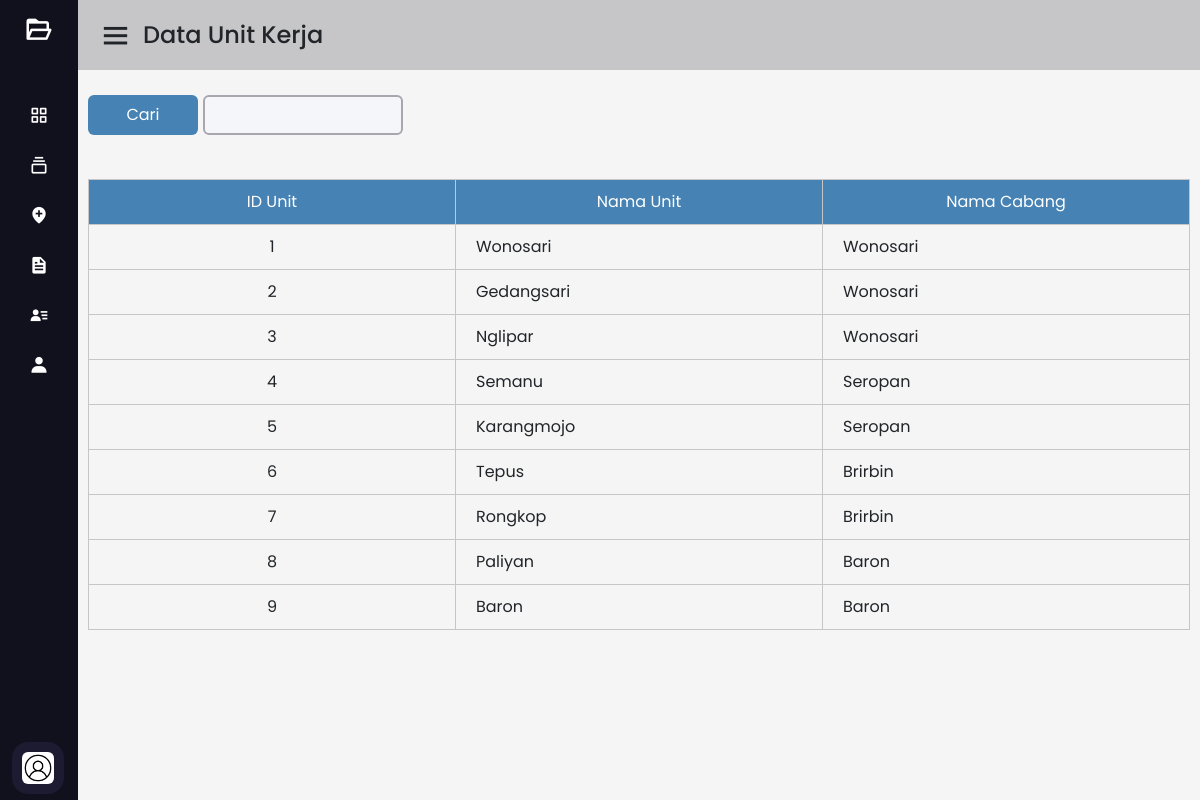
The app's page /unit.php (signed in) with its own data.
### tables this page shows
CREATE TABLE `unit` (
  `id_unit` int(10) NOT NULL,
  `nama_unit` varchar(50) NOT NULL,
  `id_cabang` int(10) NOT NULL
);

CREATE TABLE `cabang` (
  `id_cabang` int(10) NOT NULL,
  `nama_cabang` varchar(50) NOT NULL
);

### unit.php (the view, shortened to what this page needs)
<?php
include "sidebar.php" ?>
<section class="home-section">
    <nav>
        <div class="sidebar-button">
        <i class='bx bx-menu'></i>
            <span class="dashboard">Data Unit Kerja</span>
        </div>
    </nav>
    <div class="home-content">
        <div class="dashboard-content">
            <div class="search-box">
            <form method="GET" action="unit.php">
                <input type="text" name="kata_cari" value="<?php if(isset($_GET['kata_cari'])) { echo $_GET['kata_cari']; } ?>"  />
		        <button type="submit" class="srcbtn">Cari</button>
                </form>
            </div>
<br>
            <div class="table-ds">
                <?php
                include 'koneksi/koneksi.php';
                if(isset($_GET['kata_cari'])) {
                    $kata_cari = $_GET['kata_cari'];
                    $query = "SELECT * FROM unit JOIN cabang ON unit.id_cabang = cabang.id_cabang WHERE id_unit like '%".$kata_cari."%' OR nama_unit like '%".$kata_cari."%' OR nama_cabang like '%".$kata_cari."%' ORDER BY id_unit ASC";
                } else {
                    $query = "SELECT * FROM unit JOIN cabang ON unit.id_cabang = cabang.id_cabang ORDER BY id_unit ASC";
                }
                $result = mysqli_query($koneksi,$query);
                echo '<table class="tabel-unit">
                    <tr>
                        <th>ID Unit</th>
                        <th>Nama Unit</th>
                        <th>Nama Cabang</th>
                    </tr>
                    <tr>';
                    while ($row = mysqli_fetch_array($result))
                    {
                        echo '<tr>
                                <td class="tcenter">'.$row['id_unit'].'</td>
                                <td>'.$row['nama_unit'].'</td>
                                <td>'.$row['nama_cabang'].'</td>
                                ';
                    }?>
                    <?php
                    echo '
                    </tr>
                    </table>';
                    ?>
            </div>
        </div>
    </div>
</section>

### style/style.css (style rules this page uses)
* { margin: 0; padding: 0; box-sizing: border-box; font-family: 'Poppins', sans-serif; }
.home-section { background-color:#f5f5f5; position: relative; min-height: 100vh; left: calc(100% - 260px); left: 260px; transition: all 0.5s ease; }
.sidebar.close ~ .home-section { width: calc(100% - 78px); left: 78px; }
.home-section nav { height: 70px; background: #c6c5c7; padding: 0 20px; display: flex; align-items: center; justify-content: space-between; position:fixed; width: 100%; z-index:9999; }
.home-section nav .sidebar-button { display: flex; align-items: center; font-size: 24px; font-weight: 500; }
.home-section nav .sidebar-button i { font-size: 35px; margin-right: 10px; }
.home-content .dashboard-content { position: relative; padding: 20px; top: 30%; padding: 90px 5px; }
.home-content .dashboard-content .search-box { position: relative; padding: 5px; }
.home-content .dashboard-content .search-box input { position: absolute; height: 40px; width: 200px; border-radius: 6px; padding: 0 15px; font-size: 16px; background: #F5F6FA; border: 2px solid #a9a6ae; outline: none; left: 120px; }
.srcbtn { border-radius: 6px; height: 40px; width: 110px; padding: 0 15px; font-size: 16px; background:#4682B4; text-align: center; color: #FFF; border: none; }
.home-content .dashboard-content .table-ds { position: relative; padding: 5px; top: 10px; overflow: auto; }
.tabel-dashboard th, td { padding: 10px 20px; text-align: left; border: 1px solid #c6c5c7; word-wrap: normal; max-width: 80px; }
.tcenter { text-align: center; }
.tabel-aset th, td { padding: 10px 20px; text-align: left; border: 1px solid #c6c5c7; word-wrap: normal; max-width: 80px; }
.tabel-riwayat th, td { padding: 10px 20px; text-align: left; border: 1px solid #c6c5c7; word-wrap: normal; max-width: 80px; }
.tabel-cabang th, td { padding: 10px 20px; text-align: left; border: 1px solid #c6c5c7; word-wrap: normal; max-width: 80px; }
.tabel-unit { border-radius: 6px; border-collapse: collapse; width: 100%; overflow: auto; }
.tabel-unit tr th { text-align: center; background: #4682B4; color: #fff; font-weight: normal; border: 1px solid #c6c5c7; }
.tabel-unit th, td { padding: 10px 20px; text-align: left; border: 1px solid #c6c5c7; word-wrap: normal; max-width: 80px; }
.tabel-lokasi th, td { padding: 10px 20px; text-align: left; border: 1px solid #c6c5c7; word-wrap: normal; max-width: 80px; }
.tabel-pengadaan th, td { padding: 10px 20px; text-align: left; border: 1px solid #c6c5c7; word-wrap: normal; max-width: 80px; }
.tabel-rekanan th, td { padding: 10px 20px; text-align: left; border: 1px solid #c6c5c7; word-wrap: normal; max-width: 80px; }
.tabel-admin th, td { padding: 10px 20px; text-align: left; border: 1px solid #c6c5c7; word-wrap: normal; max-width: 80px; }
.tabel-index th, td { padding: 10px 20px; text-align: left; border: 1px solid #c6c5c7; word-wrap: normal; max-width: 80px; }

### records on screen
unit: id_unit "1", nama_unit "Wonosari", id_cabang.nama_cabang "Wonosari"
unit: id_unit "2", nama_unit "Gedangsari", id_cabang.nama_cabang "Wonosari"
unit: id_unit "3", nama_unit "Nglipar", id_cabang.nama_cabang "Wonosari"
unit: id_unit "4", nama_unit "Semanu", id_cabang.nama_cabang "Seropan"
unit: id_unit "5", nama_unit "Karangmojo", id_cabang.nama_cabang "Seropan"
unit: id_unit "6", nama_unit "Tepus", id_cabang.nama_cabang "Brirbin"
unit: id_unit "7", nama_unit "Rongkop", id_cabang.nama_cabang "Brirbin"
unit: id_unit "8", nama_unit "Paliyan", id_cabang.nama_cabang "Baron"
unit: id_unit "9", nama_unit "Baron", id_cabang.nama_cabang "Baron"
